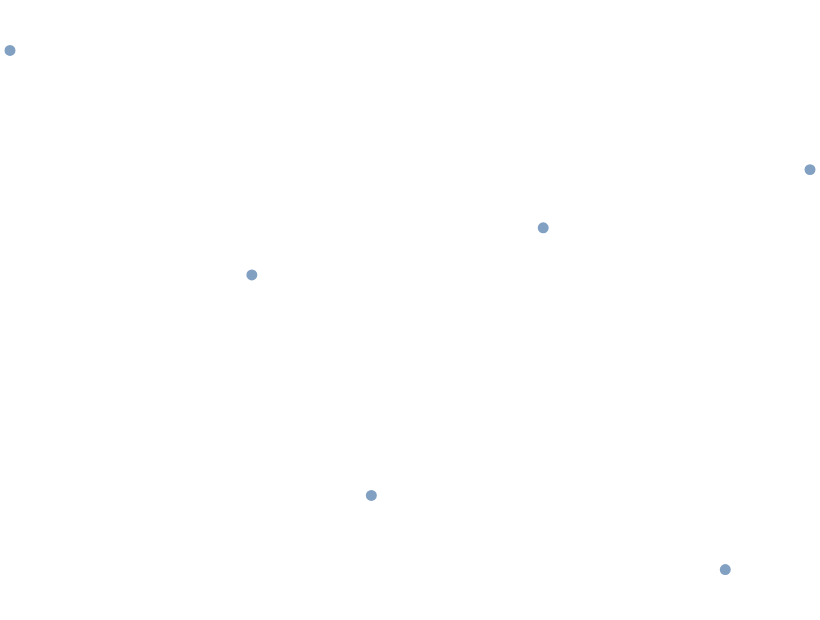

Specify this chart in Vega-Lite:
### Vega-Lite specification from a JSON file in a GitHub repository (floating-point values rounded to 4 significant figures)
{"$schema": "https://vega.github.io/schema/vega-lite/v6.json", "padding": 5, "autosize": "none", "width": 400, "height": 300, "data": {"values": [{"city": "Seattle", "lon": -122.3, "lat": 47.61, "pop": 0.74, "kind": "port"}, {"city": "Denver", "lon": -105.0, "lat": 39.74, "pop": 0.71, "kind": "hub"}, {"city": "Austin", "lon": -97.74, "lat": 30.27, "pop": 0.96, "kind": "hub"}, {"city": "Chicago", "lon": -87.63, "lat": 41.88, "pop": 2.7, "kind": "hub"}, {"city": "Boston", "lon": -71.06, "lat": 42.36, "pop": 0.68, "kind": "port"}, {"city": "Miami", "lon": -80.19, "lat": 25.76, "pop": 0.47, "kind": "port"}]}, "projection": {"type": "albersUsa"}, "mark": "circle", "encoding": {"longitude": {"field": "lon", "type": "quantitative"}, "latitude": {"field": "lat", "type": "quantitative"}}}
